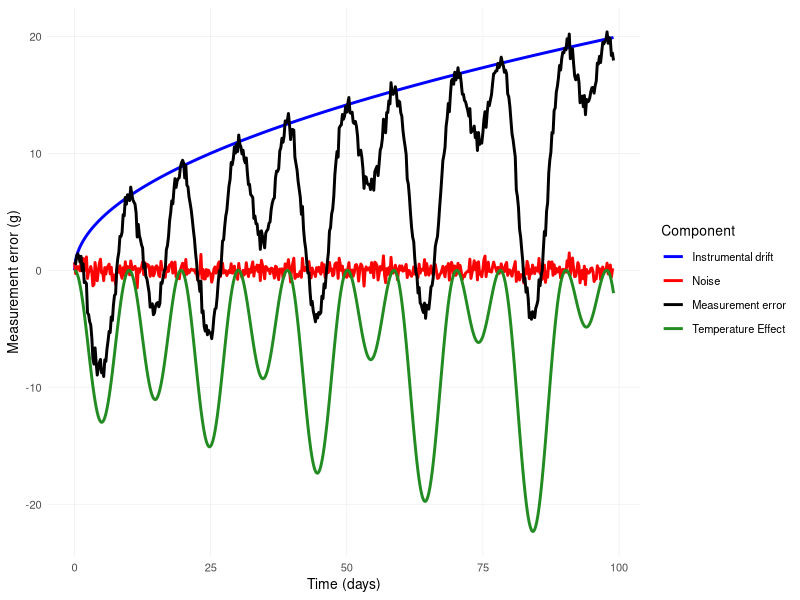
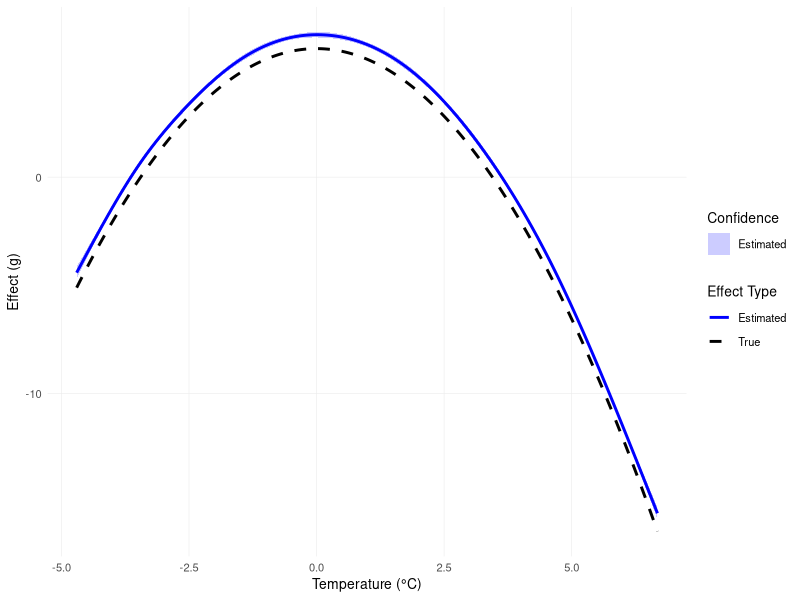
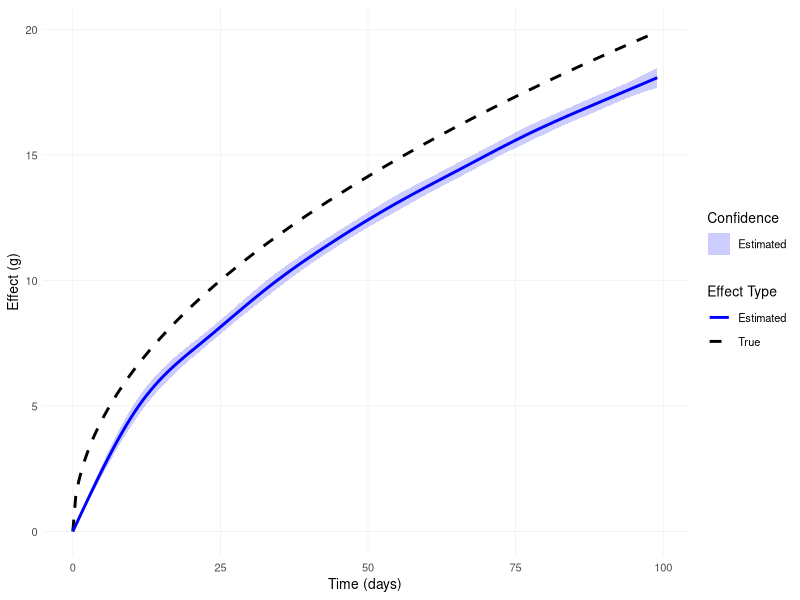
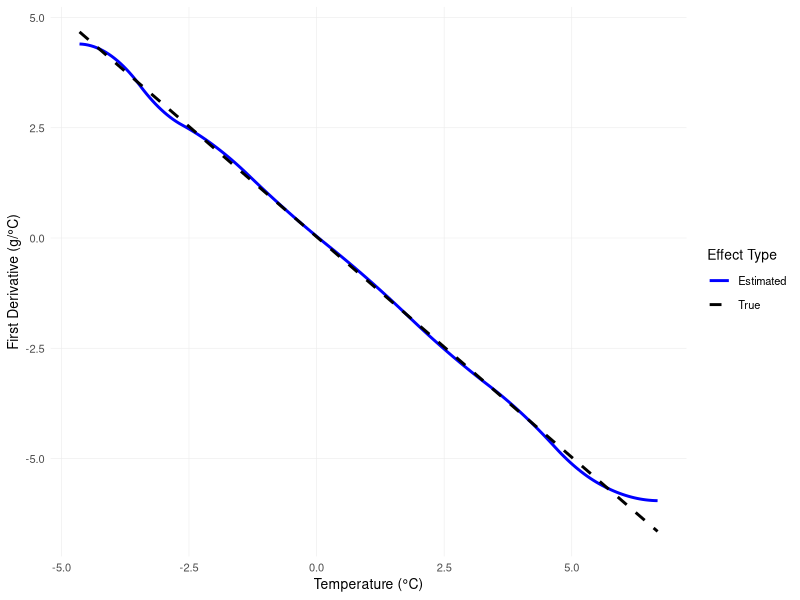
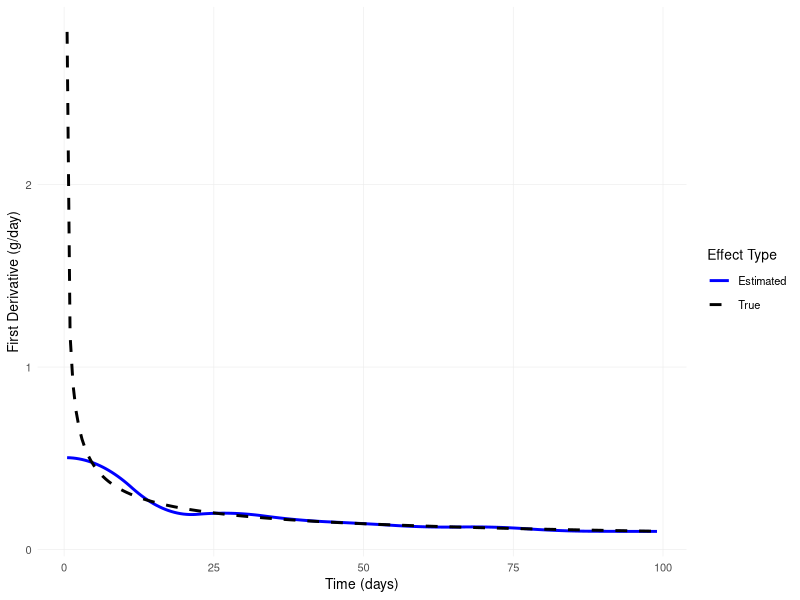
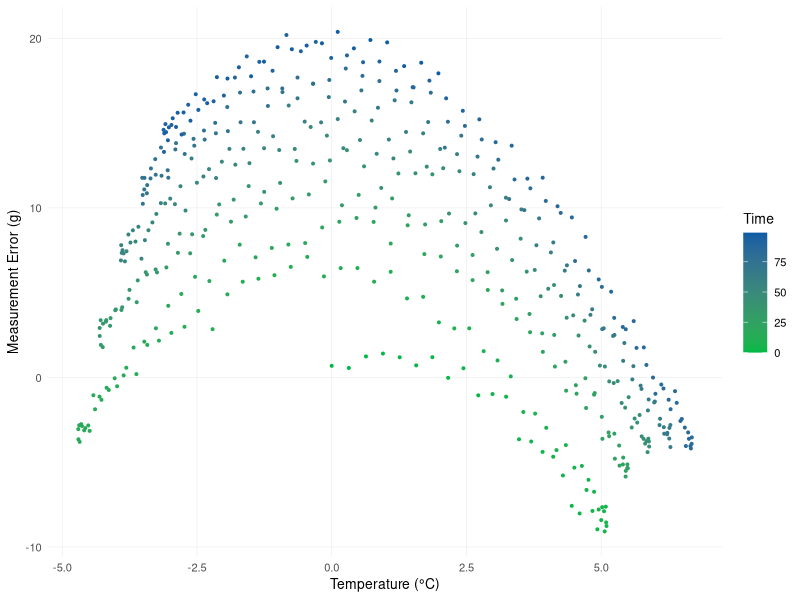
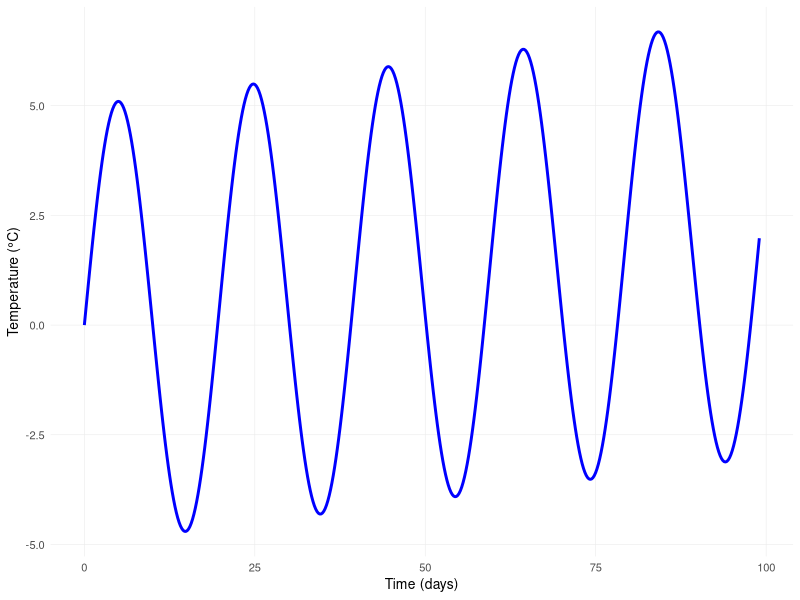

Write R code to recreate these figures, in order.
# Load libraries
library(mgcv)
library(ggplot2)
library(dplyr)
library(tidyr)
library(scales)  # for gradient_n_pal()

# Set seed for reproducibility
set.seed(42)

# Simulation parameters
n <- 500
t <- seq(0, 99, length.out = n)
T0 <- 0
k_T <- -0.5
k_D <- 2.0
sigma <- 0.5

# Temperature variation: 10-period sinusoidal
T_t <- T0 + 5 * sin(2 * pi * 5 * t / max(t)) + 0.02 *t 

# Quadratic, centered temperature effect
temp_effect <- k_T * (T_t - T0)^2

# Drift and noise
drift_effect <- k_D * sqrt(t)
noise <- rnorm(n, 0, sigma)

# Observed signal
R_t <- temp_effect + drift_effect + noise

# Data frame
df <- data.frame(
  R = R_t,
  temp = T_t,
  time = t,
  temp_effect = temp_effect,
  drift_effect = drift_effect,
  noise = noise
)

# Fit GAM model
model <- gam(R ~ s(temp, bs = "cr", k=10) + s(time, pc=0, bs = "cr", k = 10 ), data = df)
# model <- gam(R ~ s(temp, bs = "ps", k=10) + s(time, pc=0, bs = "ps", k = 10 ), data = df)

# Create prediction sequences
temp_seq <- seq(min(df$temp), max(df$temp), length.out = 200)
time_seq <- seq(min(df$time), max(df$time), length.out = 200)

# --- Predict temperature effect ---
df_temp_pred <- data.frame(temp = temp_seq, time = mean(df$time))
temp_pred_obj <- predict(model, newdata = df_temp_pred, type = "terms", terms = "s(temp)", se.fit = TRUE)
temp_pred <- temp_pred_obj$fit[, "s(temp)"]
temp_se   <- temp_pred_obj$se.fit[, "s(temp)"]

# --- Predict time effect ---
df_time_pred <- data.frame(temp = mean(df$temp), time = time_seq)
time_pred_obj <- predict(model, newdata = df_time_pred, type = "terms", terms = "s(time)", se.fit = TRUE)
time_pred <- time_pred_obj$fit[, "s(time)"]
time_se <- time_pred_obj$se.fit[, "s(time)"]

# Define IEEE-style theme
ieee_theme <- theme_minimal(base_size = 10, base_family = "sans") +
  theme(
    plot.title = element_text(size = 11, face = "bold"),
    legend.position = "right",
    panel.grid.major = element_line(size = 0.2),
    panel.grid.minor = element_blank()
  )

# --- Plot 1: Raw component decomposition ---
df_long <- df %>%
  select(time, R, temp_effect, drift_effect, noise) %>%
  pivot_longer(cols = -time, names_to = "component", values_to = "value")

p1 <- ggplot(df_long, aes(x = time, y = value, color = component)) +
  geom_line(size = 1) +
  scale_color_manual(
    values = c("R" = "black", "temp_effect" = "forestgreen", "drift_effect" = "blue", "noise" = "red"),
    labels = c("R" = "Measurement error", "temp_effect" = "Temperature Effect",
               "drift_effect" = "Instrumental drift", "noise" = "Noise")
  ) +
  labs(x = "Time (days)", y = "Measurement error (g)", color = "Component") +
  ieee_theme

# --- Plot 2: Temp effect (with error band) ---
true_temp_seq <- k_T * (temp_seq - T0)^2
true_temp_seq <- true_temp_seq - mean(true_temp_seq)

df_temp_effect <- data.frame(
  temp = temp_seq,
  True = true_temp_seq,
  Estimated = temp_pred,
  Upper = temp_pred + 1.96 * temp_se,
  Lower = temp_pred - 1.96 * temp_se
)

p2 <- ggplot(df_temp_effect, aes(x = temp)) +
  geom_line(aes(y = True, color = "True"), size = 1, linetype = "dashed") +
  geom_line(aes(y = Estimated, color = "Estimated"), size = 1) +
  geom_ribbon(aes(ymin = Lower, ymax = Upper, fill = "Estimated"), alpha = 0.2, color = NA) +
  scale_color_manual(values = c("True" = "black", "Estimated" = "blue")) +
  scale_fill_manual(values = c("Estimated" = "blue")) +
  labs(x = "Temperature (\u00B0C)", y = "Effect (g)", color = "Effect Type", fill = "Confidence") +
  ieee_theme

# --- Plot 3: Time effect (with error band) ---
true_time_seq <- k_D * sqrt(time_seq)

df_time_effect <- data.frame(
  time = time_seq,
  True = true_time_seq,
  Estimated = time_pred,
  Upper = time_pred + 1.96 * time_se,
  Lower = time_pred - 1.96 * time_se
)

p3 <- ggplot(df_time_effect, aes(x = time)) +
  geom_line(aes(y = True, color = "True"), size = 1, linetype = "dashed") +
  geom_line(aes(y = Estimated, color = "Estimated"), size = 1) +
  geom_ribbon(aes(ymin = Lower, ymax = Upper, fill = "Estimated"), alpha = 0.2, color = NA) +
  scale_color_manual(values = c("True" = "black", "Estimated" = "blue")) +
  scale_fill_manual(values = c("Estimated" = "blue")) +
  labs(x = "Time (days)", y = "Effect (g)", color = "Effect Type", fill = "Confidence") +
  ieee_theme

# --- Plot 4: Temp effect derivative ---
temp_deriv_true <- diff(true_temp_seq) / diff(temp_seq)
temp_deriv_est  <- diff(temp_pred) / diff(temp_seq)

df_temp_deriv <- data.frame(
  temp = temp_seq[-1],
  Derivative = c(temp_deriv_true, temp_deriv_est),
  Type = rep(c("True", "Estimated"), each = length(temp_deriv_true))
)

p4 <- ggplot(df_temp_deriv, aes(x = temp, y = Derivative, color = Type, linetype = Type)) +
  geom_line(size = 1) +
  scale_color_manual(values = c("True" = "black", "Estimated" = "blue")) +
  scale_linetype_manual(values = c("True" = "dashed", "Estimated" = "solid")) +
  labs(x = "Temperature (\u00B0C)", y = "First Derivative (g/\u00B0C)", color = "Effect Type", linetype = "Effect Type") +
  ieee_theme

# --- Plot 5: Time effect derivative ---
time_deriv_true <- diff(true_time_seq) / diff(time_seq)
time_deriv_est  <- diff(time_pred) / diff(time_seq)

df_time_deriv <- data.frame(
  time = time_seq[-1],
  Derivative = c(time_deriv_true, time_deriv_est),
  Type = rep(c("True", "Estimated"), each = length(time_deriv_true))
)

p5 <- ggplot(df_time_deriv, aes(x = time, y = Derivative, color = Type, linetype = Type)) +
  geom_line(size = 1) +
  scale_color_manual(values = c("True" = "black", "Estimated" = "blue")) +
  scale_linetype_manual(values = c("True" = "dashed", "Estimated" = "solid")) +
  labs(x = "Time (days)", y = "First Derivative (g/day)", color = "Effect Type", linetype = "Effect Type") +
  ieee_theme

# --- Plot 6: Measurement error vs temperature, color-coded by time ---
p6 <- ggplot(df, aes(x = temp, y = R, color = time)) +
  geom_point(size = 0.7) +
  scale_color_gradientn(colors = c("#00B945", "#0C5DA5"), name = "Time") +
  labs(x = "Temperature (\u00B0C)", y = "Measurement Error (g)") +
  ieee_theme

# --- Plot 7: Temperature vs Time ---
p7 <- ggplot(df, aes(x = time, y = temp)) +
  geom_line(color = "blue", size = 1) +
  labs(x = "Time (days)", y = "Temperature (\u00B0C)") +
  ieee_theme

# --- Save individual plots ---
plot_list <- list(p1 = p1, p2 = p2, p3 = p3, p4 = p4, p5 = p5, p6 = p6, p7 = p7)
plot_names <- names(plot_list)

# Get the path of the currently running script (robust fallback)
get_script_path <- function() {
  # Works when sourced via Rscript or using RStudio
  cmdArgs <- commandArgs(trailingOnly = FALSE)
  needle <- "--file="
  match <- grep(needle, cmdArgs)
  if (length(match) > 0) {
    return(normalizePath(sub(needle, "", cmdArgs[match])))
  } else if (!is.null(sys.frames()[[1]]$ofile)) {
    return(normalizePath(sys.frames()[[1]]$ofile))
  } else {
    stop("Cannot determine script location. Please set output directory manually.")
  }
}

script_path <- get_script_path()
script_dir <- dirname(script_path)
output_dir <- file.path(script_dir, "figs R")

# Create directory if it doesn't exist
if (!dir.exists(output_dir)) {
  dir.create(output_dir, recursive = TRUE)
}

# Replace plot_names with your custom file names
file_names <- c(
  "syn-err-decomp", "syn-est-temp", "syn-est-time",
  "syn-est-temp-dt", "syn-est-time-dt", "syn-err-vs-temp", "syn-temp"
)

# Save each plot with the correct filename
for (i in seq_along(plot_list)) {
  ggsave(
    filename = file.path(output_dir, paste0(file_names[i], ".png")),
    plot = plot_list[[i]],
    width = 4.5, height = 3.5, dpi = 600, device = "png"
  )
}
